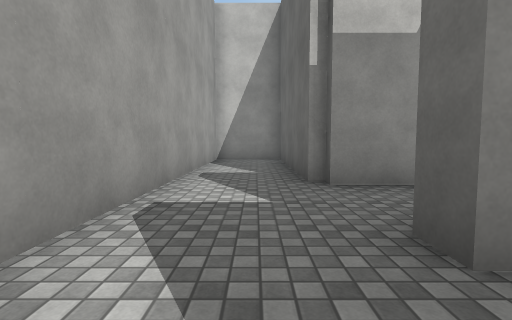
view 1 (above)

15 first-person views from a walk through a Unity game level. The camera is 1.2 m above the floor, tilts 4° down and sees 85° across. The floor is counted in squares, 2 m on a side. Each view is taken from the middle of a square. On the plan, view 1 faces up. The plan holds only what a view shows up to about 9 squares ahead; the rest is blank. Surface patterns are stand-ins for the level's own textures.

view 2
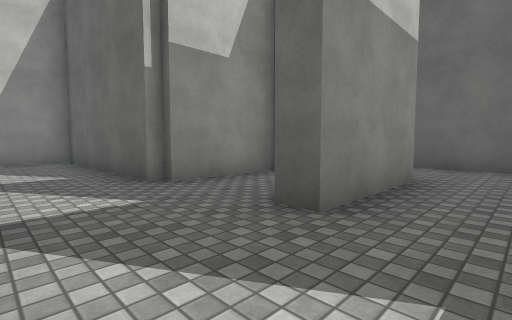

view 3
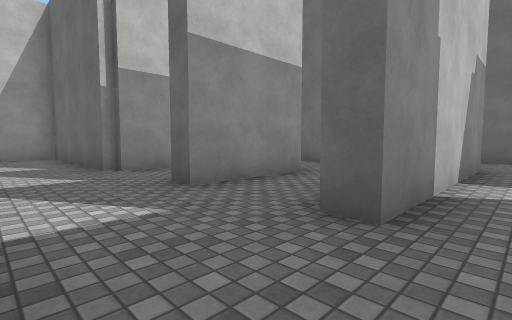

view 4
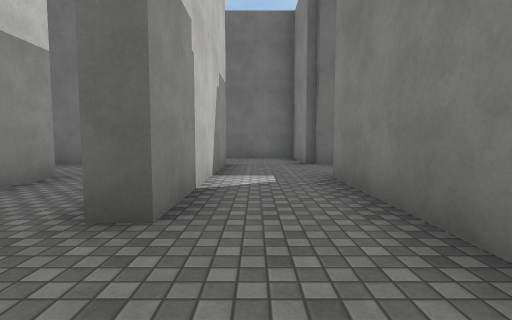

view 5
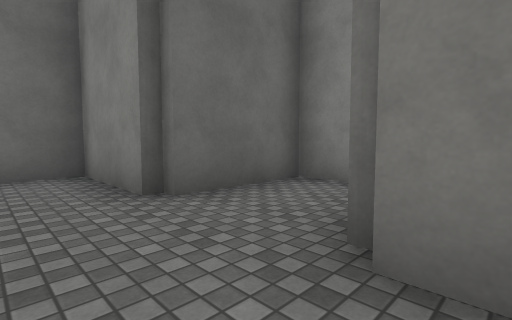

view 6
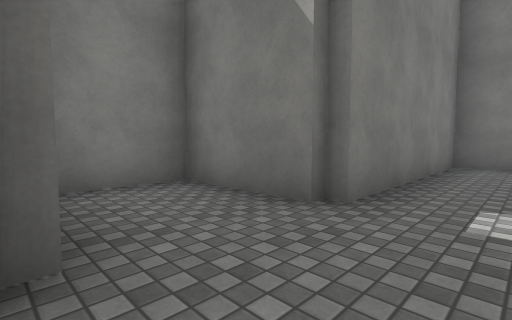

view 7
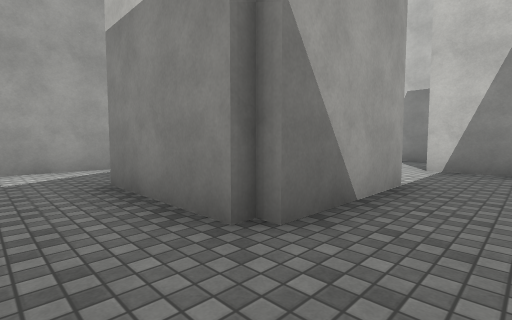

view 8
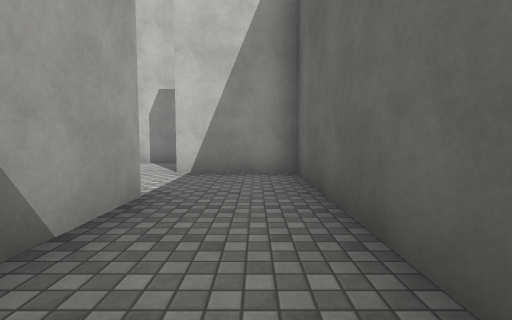

view 9
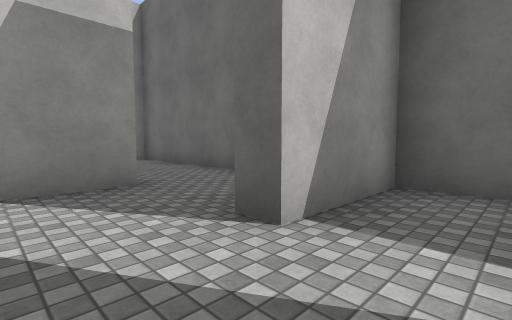

view 10
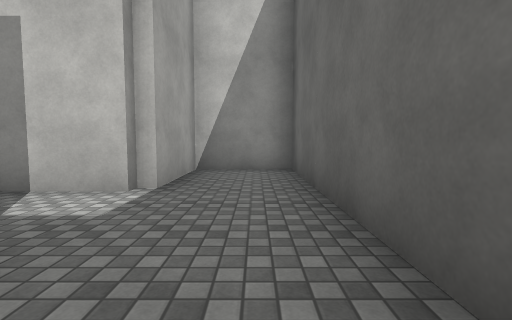

view 11
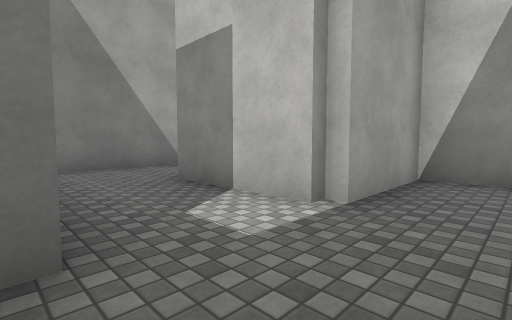

view 12
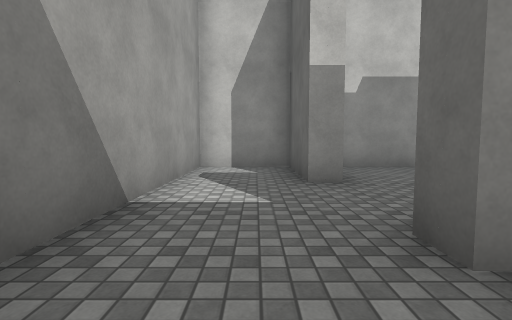

view 13
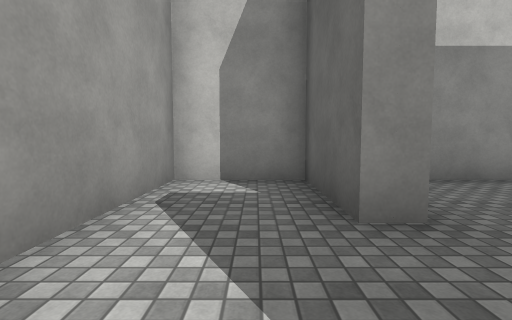

view 14
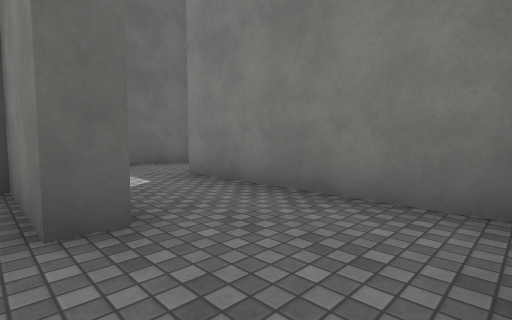

view 15
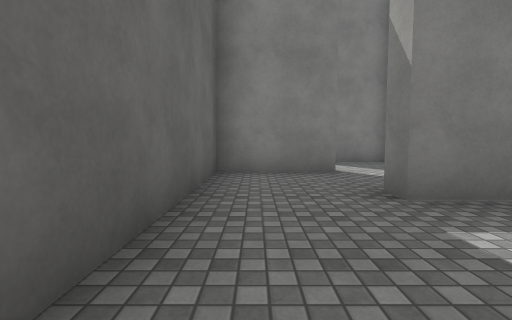

### Floor plan
Ten units are one square. View 1 is at (0, 0); x grows to the right and y downward. Boxes are objects, and circles mark ways between rooms. Rooms are numbered by the first view taken in them; rooms with no view inside come last. Other rooms are left out.
<svg viewBox="-17 -167 104 229">
<path fill="none" stroke="#000" d="M36 -12 10 -12 10 -18M58 -2 58 -62 35 -62M10 13 10 8M38 -41 38 -15M14 -43 29 -43M-12 -14 -12 -2M38 34 38 57 58 57 58 33M61 13 10 13M-12 22 -12 33 35 33M58 33 82 33 82 10M35 -87 18 -87M35 -62 35 -68 58 -68 58 -85M58 -85 58 -138 38 -138 38 -113 10 -113M-12 -115 -12 -100M-10 -92 35 -92 35 -87M14 -140 8 -140 8 -162 -12 -162 -12 -115M10 -113 10 -117M32 -37 8 -37 8 -87 -12 -87 -12 -14M10 -117 32 -117"/>
<circle cx="-5" cy="10" r="3" fill="#2a7"/>
<circle cx="25" cy="-70" r="3" fill="#2a7"/>
<circle cx="-5" cy="-20" r="3" fill="#2a7"/>
<circle cx="60" cy="20" r="3" fill="#2a7"/>
<circle cx="45" cy="-90" r="3" fill="#2a7"/>
<circle cx="-5" cy="-120" r="3" fill="#2a7"/>
<circle cx="10" cy="-130" r="3" fill="#2a7"/>
<text x="30" y="-10">1</text>
<text x="30" y="20">2</text>
<text x="60" y="20">3</text>
<text x="30" y="-80">4</text>
<text x="30" y="-110">5</text>
<text x="0" y="-140">6</text>
<text x="0" y="-50">7</text>
<text x="20" y="-130">8</text>
</svg>
Room 1 opens to room 2. Room 1 opens to room 4. Room 1 opens to room 7. Room 2 opens to room 3. Room 4 opens to room 5. Room 5 opens to room 6. Room 6 opens to room 8.

Where each view was taken, in squares from view 1:
view 1: 0 up, 0 right, facing up
view 2: 0 up, 1 left, facing up-right
view 3: 2 down, 1 left, facing up-right
view 4: 2 down, 1 left, facing right
view 5: 2 down, 3 right, facing down-right
view 6: 2 down, 6 right, facing down-left
view 7: 0 up, 5 right, facing up-left
view 8: 1 up, 5 right, facing up
view 9: 5 up, 2 right, facing up-right
view 10: 8 up, 5 right, facing up
view 11: 9 up, 5 right, facing up-left
view 12: 10 up, 0 right, facing up
view 13: 12 up, 0 right, facing up
view 14: 12 up, 1 left, facing down-right
view 15: 12 up, 5 right, facing down
